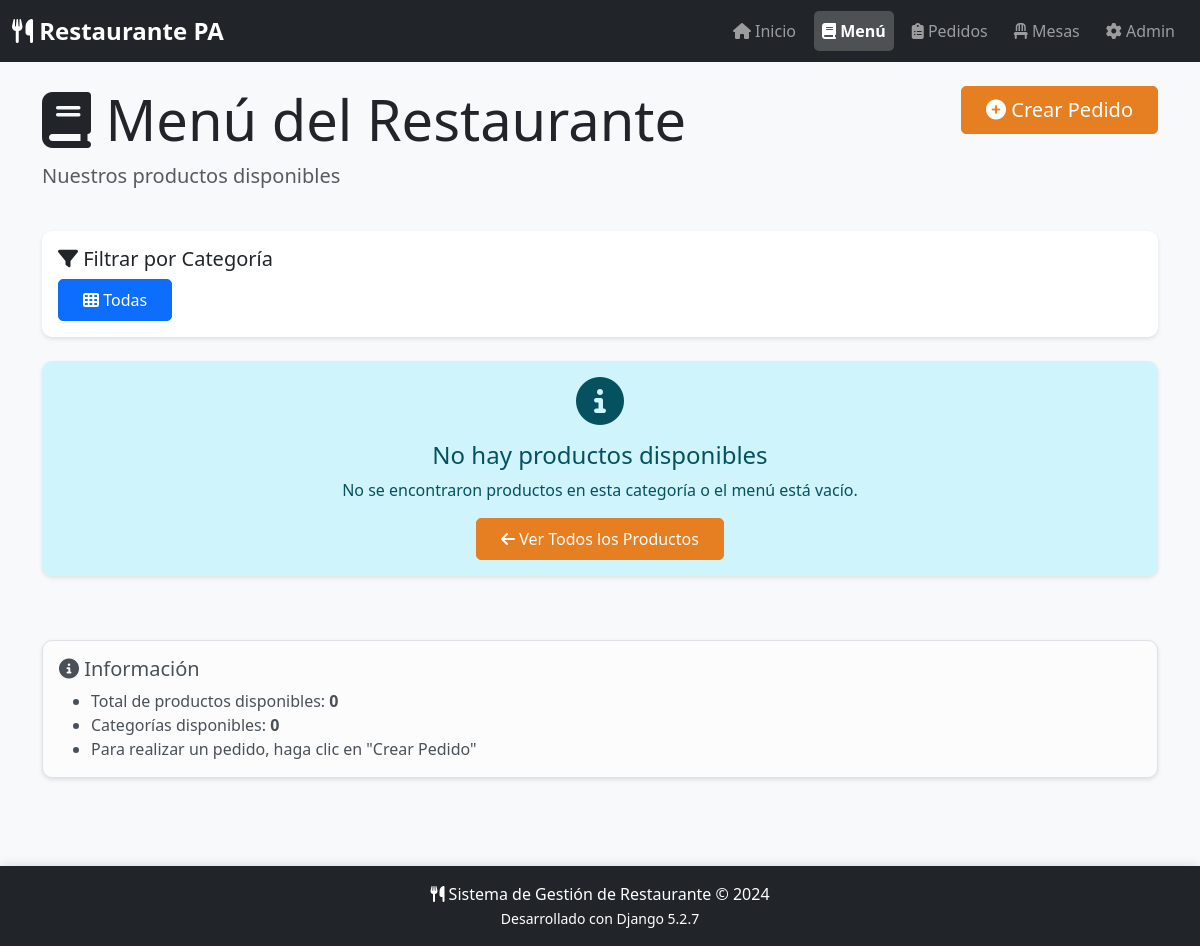
The app's page /menu/, older data.
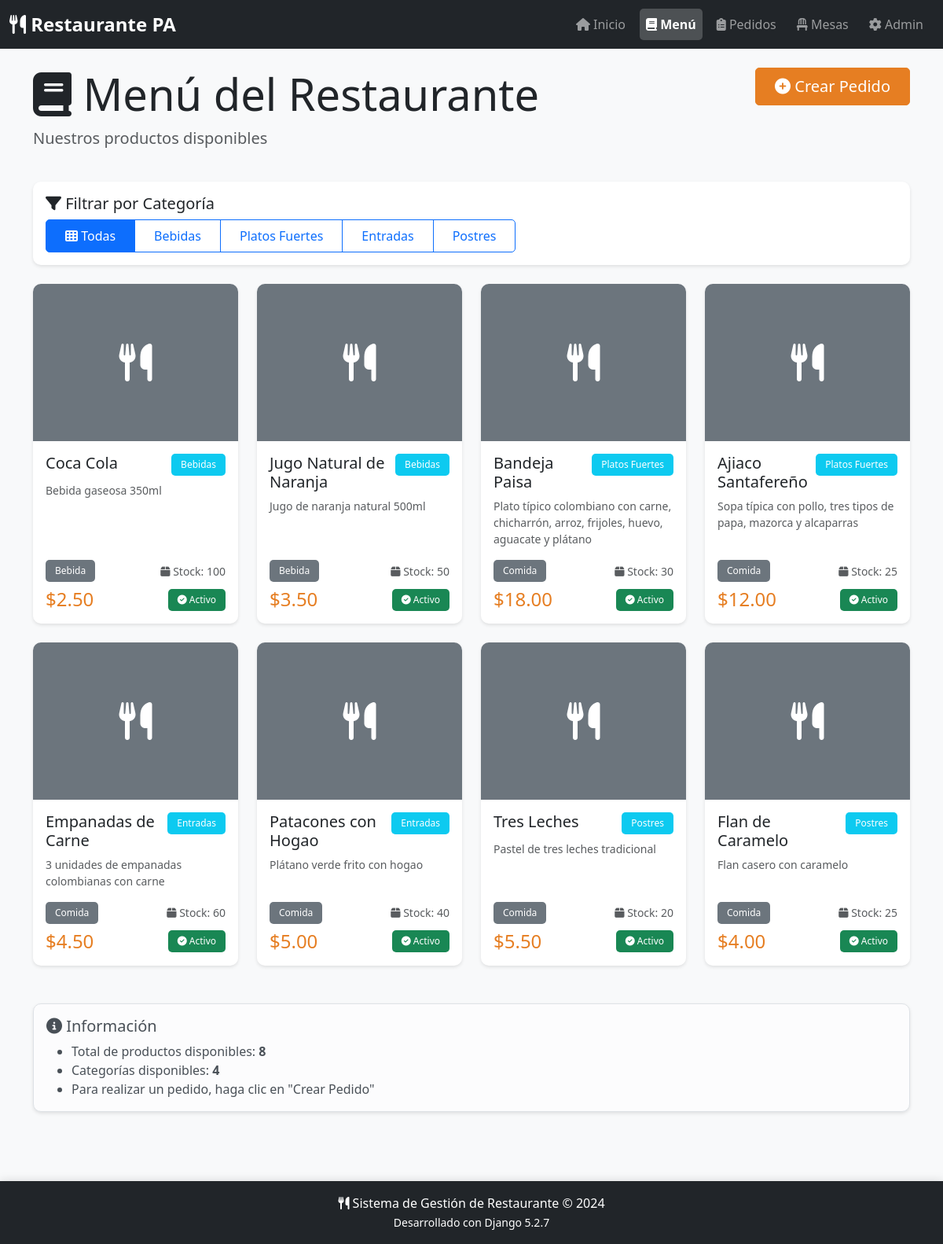
The same page, newer data.
### core/models.py (models this page shows, shortened)
class Categoria(models.Model):
    nombre = models.CharField(max_length=100)

class Item(models.Model):
    nombre = models.CharField(max_length=255)
    descripcion = models.TextField(blank=True, null=True)
    precio = models.DecimalField(max_digits=10, decimal_places=2)
    costo = models.DecimalField(max_digits=10, decimal_places=2, default=0)
    stock = models.IntegerField(default=0)
    imagen = models.CharField(max_length=255, blank=True, null=True)
    categoria = models.ForeignKey(Categoria, on_delete=models.PROTECT)
    estado = models.ForeignKey(Estado, on_delete=models.PROTECT)
    tipo_item = models.ForeignKey(TipoItem, on_delete=models.PROTECT)

class TipoItem(models.Model):
    nombre = models.CharField(max_length=100)

class Estado(models.Model):
    nombre = models.CharField(max_length=100)
    tipo_estado = models.ForeignKey(TipoEstado, on_delete=models.PROTECT)

### core/views.py (the view)
# urls.py: path('menu/', views.menu, name='menu'),
def menu(request):
    categorias = Categoria.objects.all()
    items = Item.objects.filter(estado__nombre='Activo').select_related(
        'categoria', 'tipo_item', 'estado'
    )
    categoria_id = request.GET.get('categoria')
    if categoria_id:
        items = items.filter(categoria_id=categoria_id)
    context = {
        'categorias': categorias,
        'items': items,
        'categoria_seleccionada': int(categoria_id) if categoria_id else None,
    }
    return render(request, 'core/menu.html', context)

### core/templates/core/menu.html (shortened to what the changed rows need)
{% extends 'base.html' %}
{% block content %}
<div class="container">
    <div class="row mb-4">
        <div class="col-md-8">
            <h1 class="display-4">
                <i class="fas fa-book"></i> Menú del Restaurante
            </h1>
        </div>
    </div>
    <div class="row mb-4">
        <div class="col-12">
            <div class="card">
                <div class="card-body">
                    <div class="btn-group flex-wrap" role="group">
                        <a href="{% url 'core:menu' %}"
                           class="btn btn-outline-primary {% if not categoria_seleccionada %}active{% endif %}">
                            <i class="fas fa-th"></i> Todas
                        </a>
                        {% for categoria in categorias %}
                        <a href="?categoria={{ categoria.id }}"
                           class="btn btn-outline-primary {% if categoria_seleccionada == categoria.id %}active{% endif %}">
                            {{ categoria.nombre }}
                        </a>
                        {% endfor %}
                    </div>
                </div>
            </div>
        </div>
    </div>
    <div class="row g-4">
        {% if items %}
            {% for item in items %}
            <div class="col-md-6 col-lg-4 col-xl-3">
                <div class="card h-100 menu-item-card hover-shadow">
                    {% if item.imagen %}
                        <img src="{{ item.imagen }}" class="card-img-top menu-item-img" alt="{{ item.nombre }}">
                    {% else %}
                        <div class="card-img-top menu-item-img bg-secondary d-flex align-items-center justify-content-center">
                            <i class="fas fa-utensils fa-3x text-white"></i>
                        </div>
                    {% endif %}
                    <div class="card-body d-flex flex-column">
                        <div class="d-flex justify-content-between align-items-start mb-2">
                            <h5 class="card-title mb-0">{{ item.nombre }}</h5>
                            <span class="badge bg-info">{{ item.categoria.nombre }}</span>
                        </div>
                        {% if item.descripcion %}
                        <p class="card-text text-muted small">{{ item.descripcion|truncatewords:15 }}</p>
                        {% endif %}
                        <div class="mt-auto">
                            <div class="d-flex justify-content-between align-items-center mb-2">
                                <span class="badge bg-secondary">{{ item.tipo_item.nombre }}</span>
                                <span class="text-muted small">
                                    <i class="fas fa-box"></i> Stock: {{ item.stock }}
                                </span>
                            </div>
                            <div class="d-flex justify-content-between align-items-center">
                                <h4 class="text-primary mb-0">${{ item.precio }}</h4>
                                <span class="badge bg-success">
                                    <i class="fas fa-check-circle"></i> {{ item.estado.nombre }}
                                </span>
                            </div>
                        </div>
                    </div>
                </div>
            </div>
            {% endfor %}
        {% else %}
            <div class="col-12">
                <div class="alert alert-info text-center">
                    <i class="fas fa-info-circle fa-3x mb-3"></i>
                    <h4>No hay productos disponibles</h4>
                    <p>No se encontraron productos en esta categoría o el menú está vacío.</p>
                    <a href="{% url 'core:menu' %}" class="btn btn-primary">
                        <i class="fas fa-arrow-left"></i> Ver Todos los Productos
                    </a>
                </div>
            </div>
        {% endif %}
    </div>
    <div class="row mt-5">
        <div class="col-12">
            <div class="alert alert-light border">
                <ul class="mb-0">
                    <li>Total de productos disponibles: <strong>{{ items|length }}</strong></li>
                    <li>Categorías disponibles: <strong>{{ categorias|length }}</strong></li>
                </ul>
            </div>
        </div>
    </div>
</div>
{% endblock %}

Row changes from the older to the newer data that the page shows:
added Categoria: nombre "Bebidas"
added Categoria: nombre "Platos Fuertes"
added Categoria: nombre "Entradas"
added Categoria: nombre "Postres"
added Item: nombre "Coca Cola", categoria.nombre "Bebidas", descripcion "Bebida gaseosa 350ml", tipo_item.nombre "Bebida", stock "100", precio "2.50", estado.nombre "Activo"
added Item: nombre "Jugo Natural de Naranja", categoria.nombre "Bebidas", descripcion "Jugo de naranja natural 500ml", tipo_item.nombre "Bebida", stock "50", precio "3.50", estado.nombre "Activo"
added Item: nombre "Bandeja Paisa", categoria.nombre "Platos Fuertes", descripcion "Plato típico colombiano con carne, chicharrón, arroz, frijoles, huevo, aguacate y plátano", tipo_item.nombre "Comida", stock "30", precio "18.00", estado.nombre "Activo"
added Item: nombre "Ajiaco Santafereño", categoria.nombre "Platos Fuertes", descripcion "Sopa típica con pollo, tres tipos de papa, mazorca y alcaparras", tipo_item.nombre "Comida", stock "25", precio "12.00", estado.nombre "Activo"
added Item: nombre "Empanadas de Carne", categoria.nombre "Entradas", descripcion "3 unidades de empanadas colombianas con carne", tipo_item.nombre "Comida", stock "60", precio "4.50", estado.nombre "Activo"
added Item: nombre "Patacones con Hogao", categoria.nombre "Entradas", descripcion "Plátano verde frito con hogao", tipo_item.nombre "Comida", stock "40", precio "5.00", estado.nombre "Activo"
added Item: nombre "Tres Leches", categoria.nombre "Postres", descripcion "Pastel de tres leches tradicional", tipo_item.nombre "Comida", stock "20", precio "5.50", estado.nombre "Activo"
added Item: nombre "Flan de Caramelo", categoria.nombre "Postres", descripcion "Flan casero con caramelo", tipo_item.nombre "Comida", stock "25", precio "4.00", estado.nombre "Activo"
Text that changed along with them:
{{ items|length }}: "0" → "8"
{{ categorias|length }}: "0" → "4"
text no longer shown: "No hay productos disponibles No se encontraron productos en esta categoría o el menú está vacío. Ver Todos los Productos"
